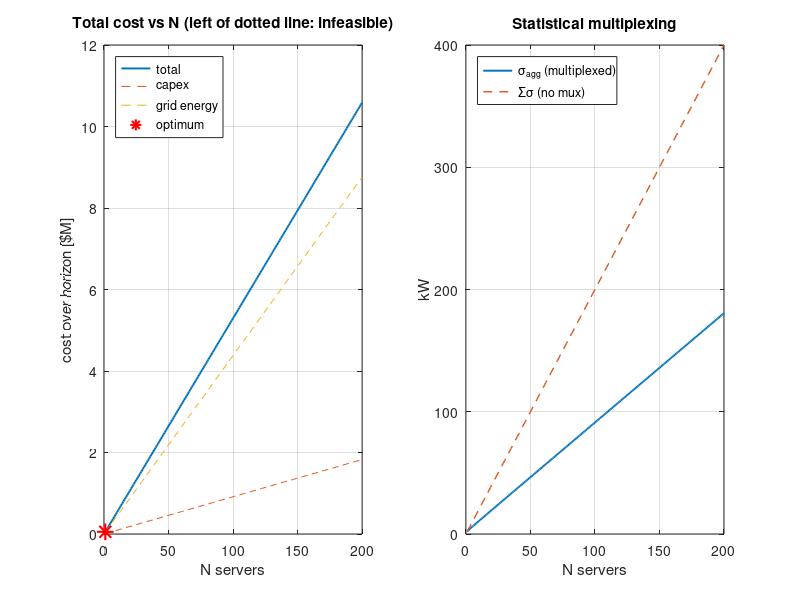

Write MATLAB code to recreate this figure.
function results = capacity_planning(params)
% CAPACITY_PLANNING  Price-optimal sizing of a grid-responsive data center
% under the chance-constraint reformulation (Koksal / Wenqi two-layer model).
%
% Pure CAPACITY PLANNING -- no time-indexed dispatch. Hardware is sized
% against statistical load descriptors. The "serve at every instant"
% requirement is replaced by a chance constraint: meet aggregate demand
% with probability 1 - eps. Under Gaussian aggregation this is a closed-form
% inequality with no time index (this is the move that removes the DP).
%
% Two-layer architecture:
%   Slow layer  : grid feed + BESS  -> mean load + slow fluctuations
%   Fast layer  : per-rack supercaps -> fast GPU/load bursts the BESS
%                 cannot ramp to
%
% DECISION VARIABLES
%   N        number of servers/racks                 (integer, enumerated --
%            the problem is not assumed jointly convex in N)
%   C_bess   BESS energy capacity            [kWh]
%   P_bess   BESS power rating               [kW]
%   C_sc_i   per-rack supercap capacity      [kWh]   (identical racks -> scalar)
%   P_ref    grid feed (connection) sizing   [kW]
%
% For each fixed N the remaining variables have closed-form optima (all
% costs increase with capacity, so the chance constraints are binding at
% the optimum), which reduces the search to a 1-D enumeration over N.
%
% OBJECTIVE  (minimize total cost over the horizon)
%   c_server*N + c_bess_E*C_bess + c_bess_P*P_bess + N*c_sc*C_sc_i
%     + c_grid_P*P_ref + price_grid*E_grid + J_track
% where J_track = lambda_track * E[energy exceeding the BESS band].
%
% CHANCE CONSTRAINT (slow layer)
%   Aggregate load L ~ N(mu_agg, sigma_agg^2) with
%     mu_agg    = N*mu
%     sigma_agg = sigma * sqrt( N*(1 + (N-1)*rho) )   (equicorrelated racks)
%   Require  P[ L > P_ref + P_bess ] <= eps.  With P_ref = mu_agg this gives
%     P_bess >= z * sigma_agg,   z = Phi^-1(1 - eps)
%   and BESS energy sized to sustain that band over the balancing window:
%     C_bess = P_bess * tau_bess.
%
% UNITS  power [kW], energy [kWh], time [h], money [$]. Mixing scales
% (e.g. MW loads with kWh prices) silently gives wrong answers.
%
% PARAMS (struct; defaults below)
%  Load statistics (per rack):
%   .mu          mean compute load per rack          [kW]
%   .sigma       std of slow load fluctuation        [kW]
%   .rho         inter-rack correlation, 0..1        [-]
%   .burst_amp   burst amplitude (fast layer)        [kW]
%   .tau_sc      supercap ride-through window        [h]
%   .tau_bess    BESS balancing window               [h]
%  Reliability:
%   .eps         chance-constraint violation prob    (0 < eps < 0.5)
%  Costs:
%   .c_server    $/server
%   .c_bess_E    $/kWh BESS energy
%   .c_bess_P    $/kW  BESS power
%   .c_sc        $/kWh supercap
%   .c_grid_P    $/kW  grid feed / connection        (default 0)
%   .price_grid  $/kWh grid energy
%   .horizon_h   operating hours for energy cost     (default 10*8760)
%   .lambda_track $/kWh penalty on expected energy exceeding the BESS
%                 band (VoLL-style; default 0)
%  Search:
%   .N_range     candidate server counts to search   (default 1:200)
%   .demand_total fixed total compute demand to serve [kW]. REQUIRED for a
%                 meaningful optimum: without it every cost term grows with
%                 N and the minimizer is trivially the smallest N.
%   .make_plot   draw diagnostic figure              (default true)
%   .verbose     print the console report            (default true)

if nargin < 1, params = struct(); end
def = struct( ...
  'mu',5,'sigma',2,'rho',0.2,'burst_amp',6,'tau_sc',1/120,'tau_bess',0.25, ...
  'eps',0.01, ...
  'c_server',8000,'c_bess_E',200,'c_bess_P',300,'c_sc',8000,'c_grid_P',0, ...
  'price_grid',0.10,'horizon_h',10*8760,'lambda_track',0, ...
  'N_range',1:200,'demand_total',[],'make_plot',true,'verbose',true);
fn = fieldnames(def);
for j = 1:numel(fn)
    if ~isfield(params,fn{j}), params.(fn{j}) = def.(fn{j}); end
end
p = params;

% ---- input validation ---------------------------------------------------
if ~(isscalar(p.mu) && p.mu > 0)
    error('capacity_planning:badParam','mu must be a scalar > 0 [kW per rack].');
end
if ~(isscalar(p.sigma) && p.sigma >= 0)
    error('capacity_planning:badParam','sigma must be a scalar >= 0 [kW].');
end
if ~(isscalar(p.rho) && p.rho >= 0 && p.rho <= 1)
    error('capacity_planning:badParam', ...
        'rho must be in [0,1] (negative correlations not supported).');
end
if ~(isscalar(p.eps) && p.eps > 0 && p.eps < 0.5)
    error('capacity_planning:badParam', ...
        'eps must be in (0, 0.5) so that z = Phi^{-1}(1-eps) > 0.');
end
if ~(p.burst_amp >= 0 && p.tau_sc > 0 && p.tau_bess > 0)
    error('capacity_planning:badParam', ...
        'burst_amp must be >= 0 and tau_sc, tau_bess > 0 [h].');
end
costs = [p.c_server p.c_bess_E p.c_bess_P p.c_sc p.c_grid_P ...
         p.price_grid p.horizon_h p.lambda_track];
if ~(all(isfinite(costs)) && all(costs >= 0))
    error('capacity_planning:badParam','all cost parameters must be finite and >= 0.');
end
if isempty(p.N_range) || any(p.N_range < 1) || any(p.N_range ~= round(p.N_range))
    error('capacity_planning:badParam','N_range must be positive integers.');
end
if ~isempty(p.demand_total) && ~(isscalar(p.demand_total) && p.demand_total > 0)
    error('capacity_planning:badParam','demand_total must be a positive scalar [kW] or [].');
end

% Gaussian quantile z_{1-eps}. Uses erfcinv (base MATLAB/Octave) instead of
% norminv, so the Statistics Toolbox is NOT required:
%   norminv(q) == -sqrt(2)*erfcinv(2q)
z = -sqrt(2) * erfcinv(2*(1 - p.eps));

Ns = p.N_range(:);
M  = numel(Ns);

C_bess = zeros(M,1); P_bess = zeros(M,1); C_sc = zeros(M,1);
P_ref  = zeros(M,1); sigma_agg = zeros(M,1);
cost_server = zeros(M,1); cost_bess = zeros(M,1); cost_sc = zeros(M,1);
cost_feed = zeros(M,1); cost_grid = zeros(M,1); cost_track = zeros(M,1);
total = zeros(M,1);

for m = 1:M
    N = Ns(m);

    % aggregate load statistics (statistical multiplexing)
    mu_agg  = N * p.mu;
    s_agg   = sqrt( N * p.sigma^2 * (1 + (N-1)*p.rho) );   % sigma_agg(N)
    sigma_agg(m) = s_agg;

    % ---- SLOW LAYER ----------------------------------------------------
    % Grid feed: flat feed covering the mean aggregate load.
    P_ref(m) = mu_agg;

    % BESS power rating: binding chance constraint
    %   P[ load > P_ref + P_bess ] <= eps  ->  P_bess = z * sigma_agg
    P_bess(m) = z * s_agg;

    % BESS energy: sustain the fluctuation band over the balancing window.
    C_bess(m) = P_bess(m) * p.tau_bess;

    % ---- FAST LAYER ----------------------------------------------------
    % Per-rack supercap rides through one worst-case burst. Supercaps are
    % power-dense, so only their energy (not power) is costed.
    C_sc(m) = p.burst_amp * p.tau_sc;     % per rack [kWh]

    % ---- COST ----------------------------------------------------------
    cost_server(m) = p.c_server * N;
    cost_bess(m)   = p.c_bess_E*C_bess(m) + p.c_bess_P*P_bess(m);
    cost_sc(m)     = N * p.c_sc * C_sc(m);
    cost_feed(m)   = p.c_grid_P * P_ref(m);

    % grid energy: mean aggregate power over the horizon (fluctuations have
    % zero mean; BESS round-trip losses neglected)
    E_grid = mu_agg * p.horizon_h;        % kWh
    cost_grid(m) = p.price_grid * E_grid;

    % tracking penalty: expected load exceedance beyond the BESS band,
    % the Gaussian partial moment
    %   E[(L - P_ref - P_bess)^+] = sigma_agg * ( phi(z) - z*(1 - Phi(z)) )
    % with 1 - Phi(z) = eps by construction. lambda_track prices this
    % expected unserved energy over the horizon [$ / kWh, VoLL-style].
    phi_z = exp(-z^2/2) / sqrt(2*pi);
    resid_kW = s_agg * (phi_z - z*p.eps);
    cost_track(m) = p.lambda_track * resid_kW * p.horizon_h;

    total(m) = cost_server(m) + cost_bess(m) + cost_sc(m) ...
             + cost_feed(m) + cost_grid(m) + cost_track(m);
end

% ---- demand feasibility -------------------------------------------------
% Only N with enough compute capacity (N*mu >= demand_total) qualify.
feasible = true(M,1);
if ~isempty(p.demand_total)
    feasible = (Ns * p.mu) >= p.demand_total;
    if ~any(feasible)
        error('capacity_planning:infeasible', ...
            ['No N in N_range can serve demand_total = %.1f kW ' ...
             '(max(N_range)*mu = %.1f kW). Extend N_range or lower demand_total.'], ...
            p.demand_total, max(Ns)*p.mu);
    end
else
    warning('capacity_planning:noDemandTarget', ...
        ['demand_total is empty: every cost term increases with N, so the ' ...
         '"optimum" is trivially the smallest N in N_range. Set ' ...
         'params.demand_total [kW] for a meaningful sizing.']);
end

cost_feas = total;
cost_feas(~feasible) = Inf;
[~, idx] = min(cost_feas);

% ---- pack ---------------------------------------------------------------
results.N          = Ns;
results.feasible   = feasible;
results.sigma_agg  = sigma_agg;
results.C_bess     = C_bess;
results.P_bess     = P_bess;
results.C_sc       = C_sc;
results.P_ref      = P_ref;
results.cost_server= cost_server;
results.cost_bess  = cost_bess;
results.cost_sc    = cost_sc;
results.cost_feed  = cost_feed;
results.cost_grid  = cost_grid;
results.cost_track = cost_track;
results.total      = total;
results.z          = z;
results.params     = p;

b = idx;
capex_b = cost_server(b) + cost_bess(b) + cost_sc(b) + cost_feed(b);
results.best = struct('N',Ns(b),'C_bess',C_bess(b),'P_bess',P_bess(b), ...
   'C_sc_per_rack',C_sc(b),'C_sc_total',Ns(b)*C_sc(b),'P_ref',P_ref(b), ...
   'sigma_agg',sigma_agg(b),'capex',capex_b, ...
   'grid',cost_grid(b),'track',cost_track(b),'total',total(b));

% ---- report -------------------------------------------------------------
if p.verbose
fprintf('\n=== Capacity Planning (chance-constraint, eps=%.3f, z=%.3f) ===\n', p.eps, z);
if ~isempty(p.demand_total)
    fprintf('Demand target    : %.1f kW  (min feasible N = %d)\n', ...
            p.demand_total, min(Ns(feasible)));
end
fprintf('Optimal N        : %d servers\n', results.best.N);
fprintf('P_ref (grid feed): %.2f kW   (mean aggregate load)\n', results.best.P_ref);
fprintf('P_bess           : %.2f kW   (z*sigma_agg fluctuation band)\n', results.best.P_bess);
fprintf('C_bess           : %.2f kWh  (band sustained for %.0f min)\n', ...
        results.best.C_bess, p.tau_bess*60);
fprintf('C_sc (per rack)  : %.4f kWh  (total %.2f kWh, %.0f-s burst ride-through)\n', ...
        results.best.C_sc_per_rack, results.best.C_sc_total, p.tau_sc*3600);
sig_nomux = results.best.N * p.sigma;
fprintf('sigma_agg        : %.2f kW   (vs %.2f kW unmultiplexed: %.0f%% smaller)\n', ...
        results.best.sigma_agg, sig_nomux, 100*(1 - results.best.sigma_agg/max(sig_nomux,eps)));
fprintf('---\n');
fprintf('Capex (srv+BESS+SC+feed) : $%.0f\n', results.best.capex);
fprintf('Grid energy (%.0f yr)     : $%.0f\n', p.horizon_h/8760, results.best.grid);
if p.lambda_track > 0
    fprintf('Tracking penalty         : $%.0f\n', results.best.track);
end
fprintf('TOTAL                    : $%.0f\n', results.best.total);
end

% ---- plot ---------------------------------------------------------------
if p.make_plot
    figure('Name','Capacity planning cost vs N');

    subplot(1,2,1);
    h = plot(Ns, total/1e6,'-','LineWidth',1.4); hold on;
    h(2) = plot(Ns, (cost_server+cost_bess+cost_sc+cost_feed)/1e6,'--');
    h(3) = plot(Ns, cost_grid/1e6,'--');
    h(4) = plot(Ns(b), total(b)/1e6,'r*','MarkerSize',12,'LineWidth',1.5);
    lab = {'total','capex','grid energy','optimum'};
    if ~isempty(p.demand_total)
        yl = ylim;
        Nmin_dem = min(Ns(feasible));
        h(5) = plot([Nmin_dem Nmin_dem], yl, 'k:','LineWidth',1.2);
        lab{5} = sprintf('min feasible N = %d', Nmin_dem);
    end
    xlabel('N servers'); ylabel('cost over horizon [$M]');
    legend(h, lab, 'Location','northwest'); grid on;
    title('Total cost vs N (left of dotted line: infeasible)');

    subplot(1,2,2);
    plot(Ns, sigma_agg,'-','LineWidth',1.4); hold on;
    plot(Ns, Ns*p.sigma,'--','LineWidth',1.0);
    xlabel('N servers'); ylabel('kW');
    legend('\sigma_{agg} (multiplexed)','\Sigma\sigma (no mux)','Location','northwest');
    grid on; title('Statistical multiplexing');
end
end
